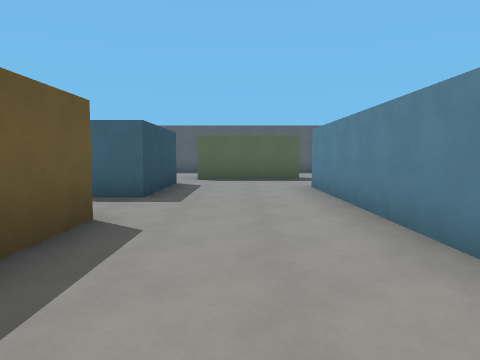
[1] (above)

17 first-person views from a walk through a level from a Godot 3-D game. The camera is 1.4 m above the floor, tilts 4° down and sees 70° across. The floor is counted in squares, 2 m on a side. Each view is taken from the middle of a square. On the plan, view 1 faces up. The plan holds only what a view shows up to about 11 squares ahead; the rest is blank.

[2]
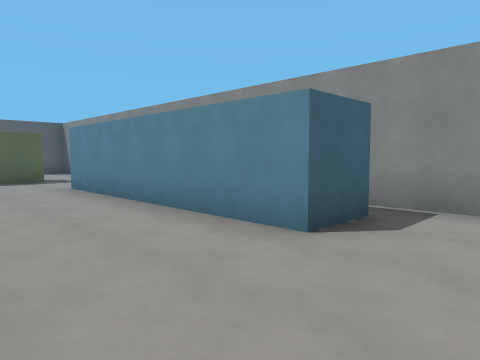

[3]
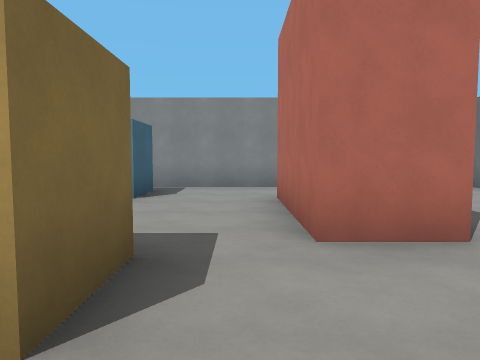

[4]
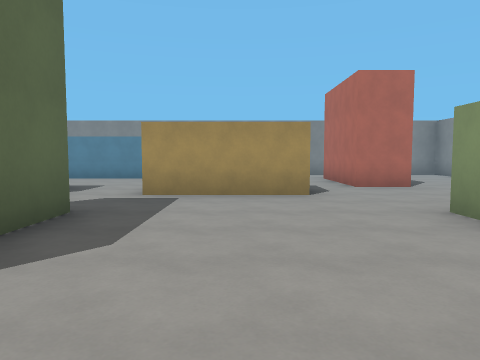

[5]
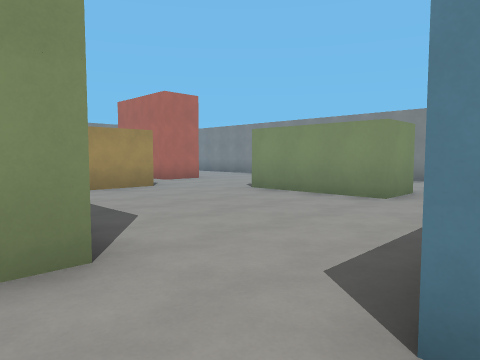

[6]
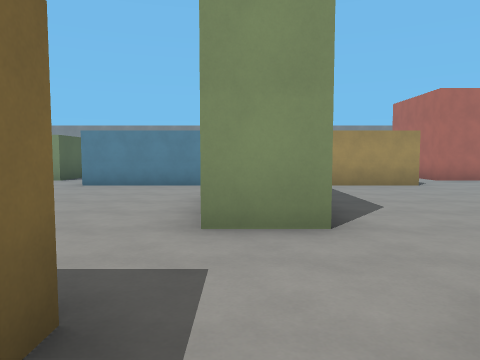

[7]
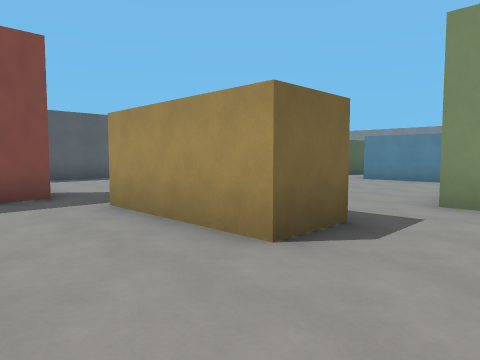

[8]
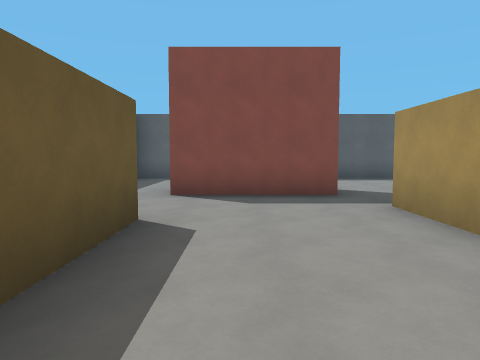

[9]
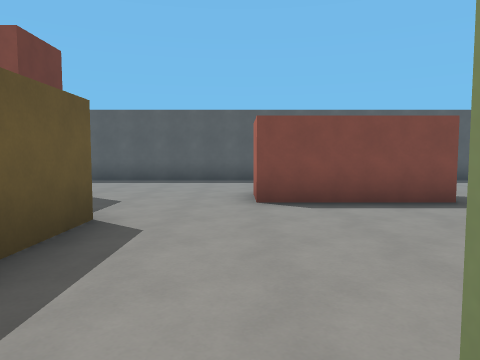

[10]
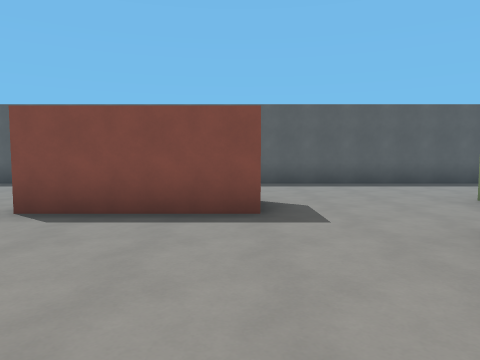

[11]
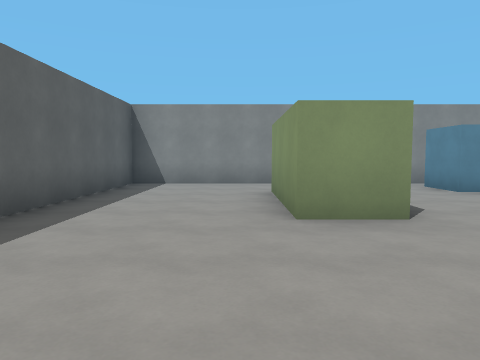

[12]
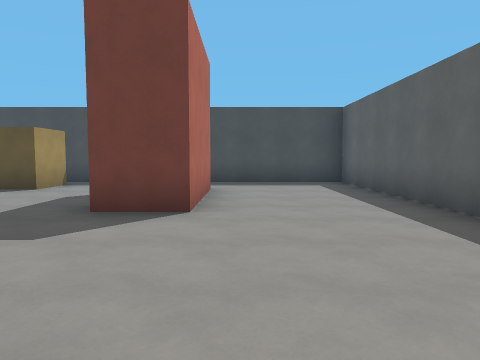

[13]
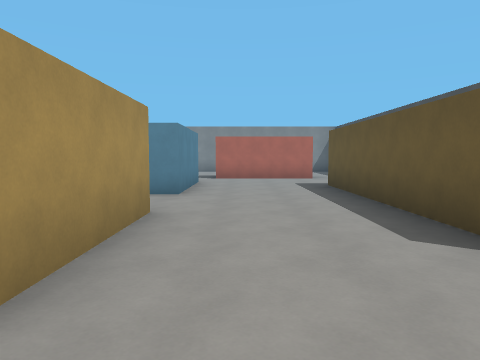

[14]
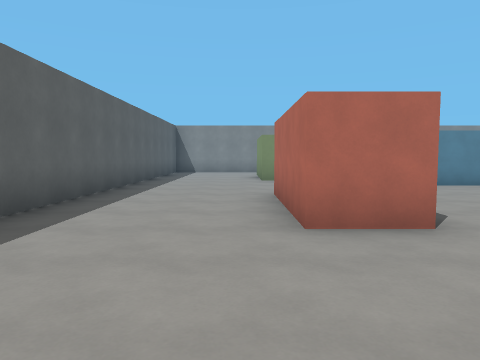

[15]
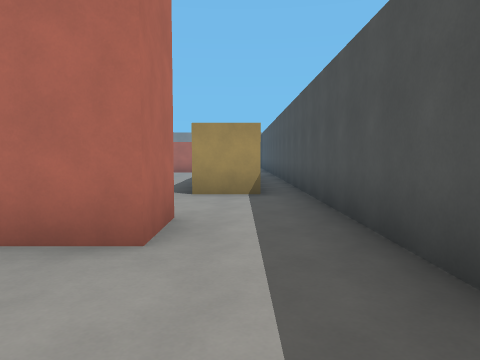

[16]
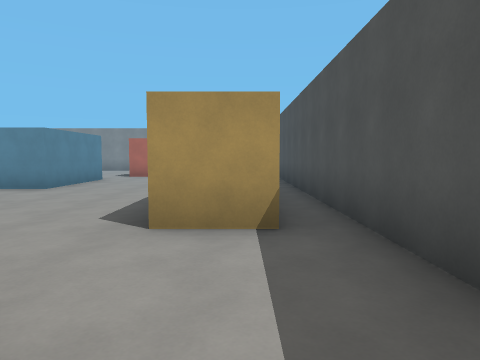

[17]
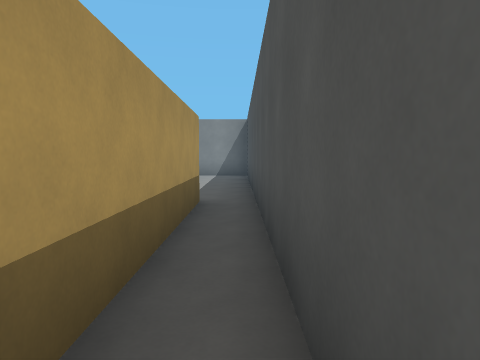

### Floor plan
Ten units are one square. View 1 is at (0, 0); x grows to the right and y downward. Boxes are objects, and circles mark ways between rooms. Rooms are numbered by the first view taken in them; rooms with no view inside come last. Other rooms are left out.
<svg viewBox="-168 -152 211 167">
<path fill="none" stroke="#000" d="M-16 -38 -16 -22M30 -17 16 -17 16 -78 29 -78M-16 -88 -16 -57M19 -101 -13 -101M-13 6 18 6M38 9 38 -22M-48 -41 -60 -41M-78 -40 -78 -54M-29 -7 -29 -38M-78 6 -48 6M-95 -57 -109 -57M-109 -37 -96 -37M-16 -57 -25 -57M-109 -57 -109 -88M-155 -78 -141 -78 -141 -18M-112 -101 -143 -101M-163 -105 -163 -75M-109 -8 -109 -37M-142 6 -112 6M-46 -101 -78 -101 -78 -114 -48 -114M-96 -88 -96 -72M-13 -101 -13 -114 18 -114M-29 -59 -29 -88M-143 -101 -143 -114 -112 -114 -112 -101M38 -111 38 -147 -163 -147 -163 -105M-154 -18 -154 -62M-163 -75 -163 4"/>
<circle cx="-20" cy="-45" r="3" fill="#2a7"/>
<circle cx="-25" cy="-95" r="3" fill="#2a7"/>
<circle cx="25" cy="-110" r="3" fill="#2a7"/>
<circle cx="-100" cy="-45" r="3" fill="#2a7"/>
<circle cx="-35" cy="-55" r="3" fill="#2a7"/>
<circle cx="-85" cy="-60" r="3" fill="#2a7"/>
<circle cx="-105" cy="-95" r="3" fill="#2a7"/>
<circle cx="-155" cy="-110" r="3" fill="#2a7"/>
<circle cx="-140" cy="-5" r="3" fill="#2a7"/>
<circle cx="-160" cy="-70" r="3" fill="#2a7"/>
<text x="10" y="-50">1</text>
<text x="-60" y="-30">2</text>
<text x="-130" y="-60">3</text>
<text x="-60" y="-120">4</text>
<text x="-160" y="-30">5</text>
</svg>
Room 1 opens to room 2. Room 1 opens to room 4. Room 2 opens to room 3. Room 2 opens to room 4. Room 3 opens to room 4. Room 3 opens to room 5.

Where each view was taken, in squares from view 1:
view 1: 0 up, 0 right, facing up
view 2: 0 up, 1 left, facing up-right
view 3: 0 up, 4 left, facing right
view 4: 2 up, 9 left, facing right
view 5: 5 up, 10 left, facing down-right
view 6: 5 up, 11 left, facing right
view 7: 4 up, 13 left, facing up-right
view 8: 4 up, 13 left, facing up
view 9: 5 up, 8 left, facing up
view 10: 6 up, 5 left, facing up
view 11: 12 up, 5 left, facing right
view 12: 12 up, 7 left, facing left
view 13: 10 up, 12 left, facing down
view 14: 12 up, 11 left, facing right
view 15: 14 up, 15 left, facing down
view 16: 11 up, 15 left, facing down
view 17: 7 up, 16 left, facing down
